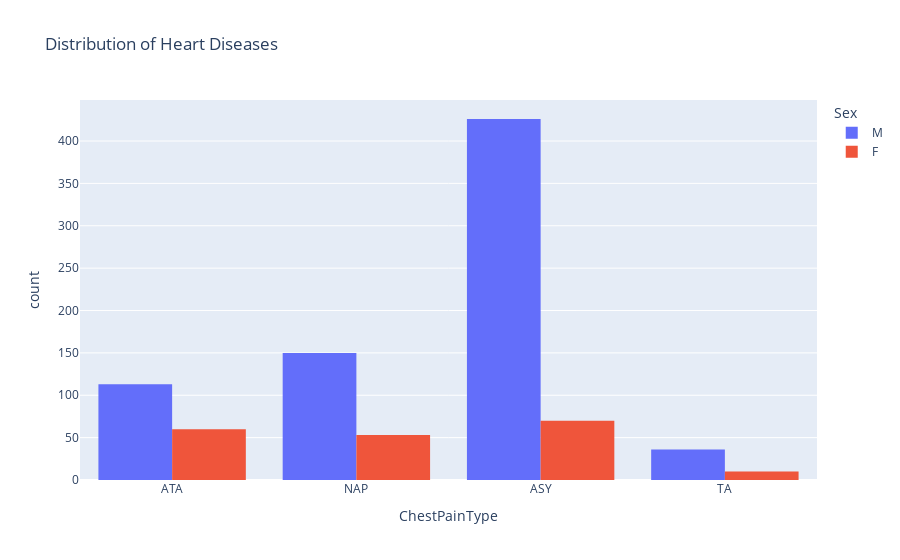

The notebook cell saved with this chart:
### Code cell
# Shows the Distribution of Heat Diseases with respect to ChestPainType
fig=px.histogram(df, 
                 x="ChestPainType",
                 color="Sex",
                 hover_data=df.columns,
                 title="Distribution of Heart Diseases",
                 barmode="group")
fig.show()

### Figure 1 — Plotly figure (JSON) as saved in the notebook; plotly's stock layout.template omitted (floating-point values rounded to 4 significant figures; data arrays with more than 128 entries replaced by an {"elided": "..."} marker saying what was removed)
{"data": [{"alignmentgroup": "True", "bingroup": "x", "hovertemplate": "Sex=M<br>ChestPainType=%{x}<br>count=%{y}<extra></extra>", "legendgroup": "M", "marker": {"color": "#636efa", "pattern": {"shape": ""}}, "name": "M", "offsetgroup": "M", "orientation": "v", "showlegend": true, "type": "histogram", "x": {"elided": "725 str values"}, "xaxis": "x", "yaxis": "y"}, {"alignmentgroup": "True", "bingroup": "x", "hovertemplate": "Sex=F<br>ChestPainType=%{x}<br>count=%{y}<extra></extra>", "legendgroup": "F", "marker": {"color": "#EF553B", "pattern": {"shape": ""}}, "name": "F", "offsetgroup": "F", "orientation": "v", "showlegend": true, "type": "histogram", "x": {"elided": "193 str values"}, "xaxis": "x", "yaxis": "y"}], "layout": {"autosize": true, "barmode": "group", "legend": {"title": {"text": "Sex"}, "tracegroupgap": 0}, "title": {"text": "Distribution of Heart Diseases"}, "xaxis": {"anchor": "y", "autorange": true, "domain": [0, 1], "range": [-0.5, 3.5], "title": {"text": "ChestPainType"}, "type": "category"}, "yaxis": {"anchor": "x", "autorange": true, "domain": [0, 1], "range": [0, 448.4], "title": {"text": "count"}}}}
